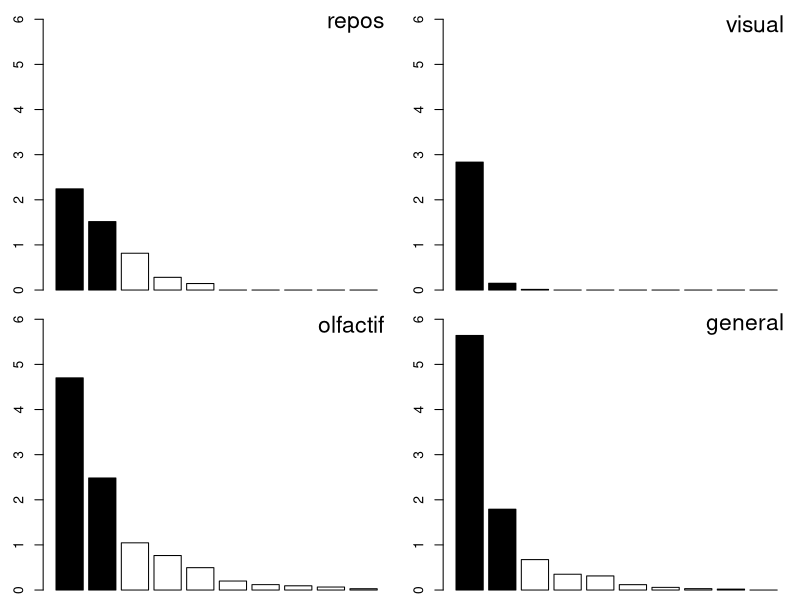
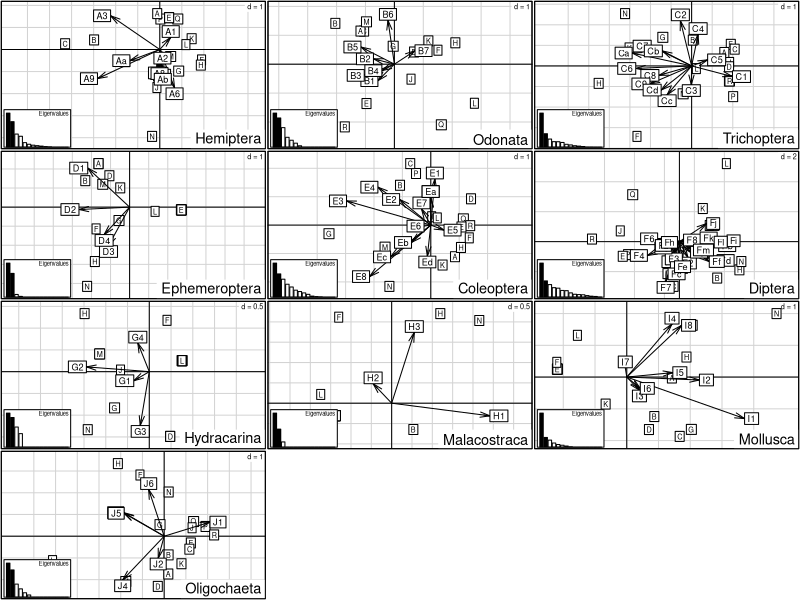

The R script that drew these images, in order:
library(ade4)


### Name: ktab.data.frame
### Title: Creation of K-tables from a data frame
### Aliases: ktab.data.frame
### Keywords: multivariate

### ** Examples

data(escopage)
wescopage <- data.frame(scalewt(escopage$tab))
wescopage <- ktab.data.frame(wescopage, escopage$blo,
        tabnames = escopage$tab.names)
plot(sepan(wescopage))
data(friday87)
w <- data.frame(scale(friday87$fau, scal = FALSE))
w <- ktab.data.frame(w, friday87$fau.blo, tabnames = friday87$tab.names)
kplot(sepan(w))
